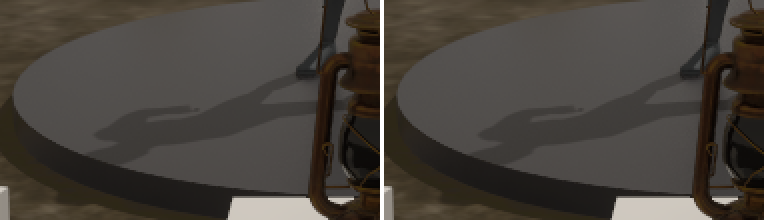
#> input picture ara-152/ara152-plinth.png, 764 x 220 px, given in place of nonrt-fixture-00.png, which was not available
$ python m7-sk1-report.py out.png
#> lines starting #> are read from the running program, lines starting #| are printed output that depends on the picture
"""Compose SK1's inspected frames and diagnostic chart from its retained JSON/PNGs."""
import json
from pathlib import Path
import statistics
import sys

import matplotlib
matplotlib.use("Agg")
import matplotlib.pyplot as plt
from PIL import Image, ImageDraw

out = Path(sys.argv[1] if len(sys.argv) > 1 else "D:/Coding/renderlab-work/m7-sk1/images")
frames = [out / f"{path}-{scene}-{frame:02}.png" for path in ("nonrt", "rt")
          for scene in ("fixture", "quarry") for frame in (0, 8, 16, 24, 31)]
width, height = 480, 270
sheet = Image.new("RGB", (width * 5, (height + 24) * 4), "#14171a")
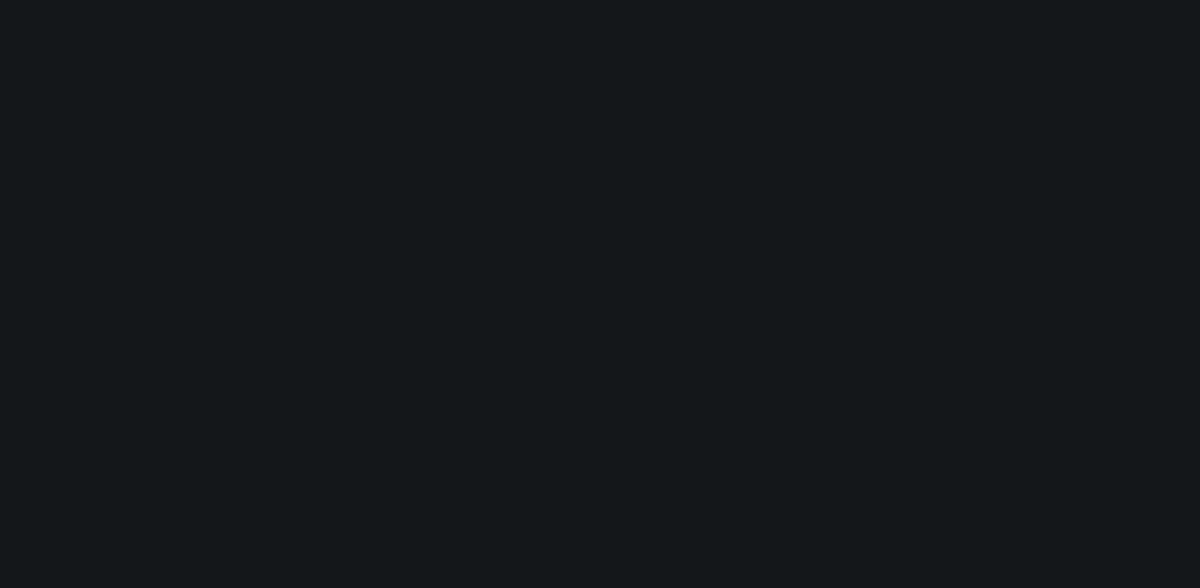
#> sheet: PIL image 2400x1176 RGB (shown at 1/2 size); mean R, G, B 20, 23, 26
draw = ImageDraw.Draw(sheet)
for index, path in enumerate(frames):
    x, y = index % 5 * width, index // 5 * (height + 24)
    sheet.paste(Image.open(path).convert("RGB").resize((width, height)), (x, y + 24))
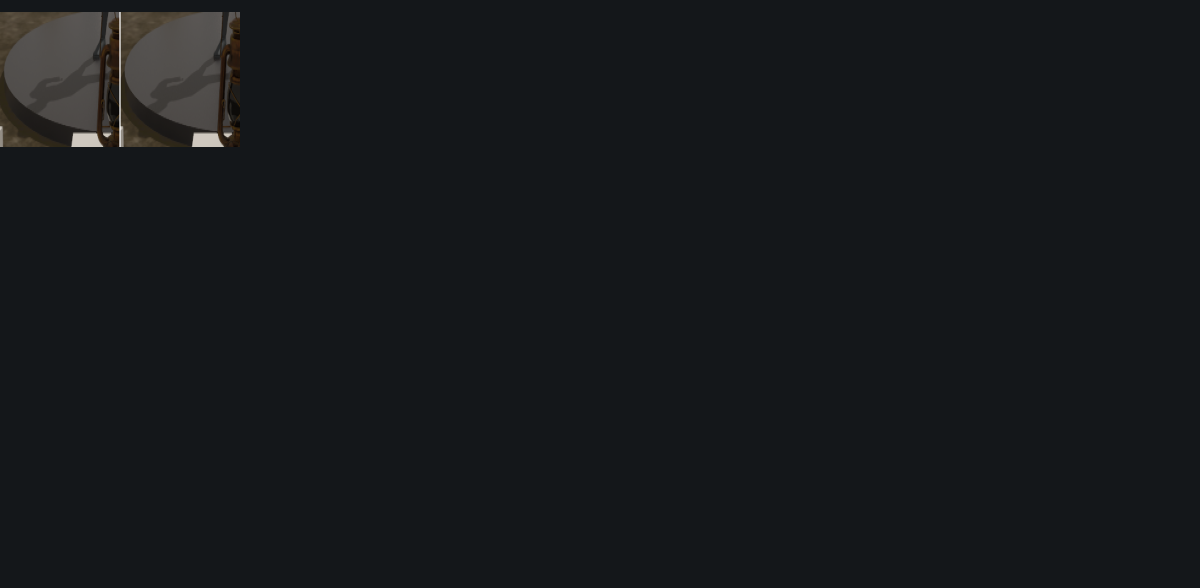
#> sheet: PIL image 2400x1176 RGB (shown at 1/2 size); mean R, G, B 22.4, 25, 27.6
    draw.text((x + 8, y + 5), path.stem, fill="white")
#> pass 2 of the loop `for index, path in enumerate(frames):`:
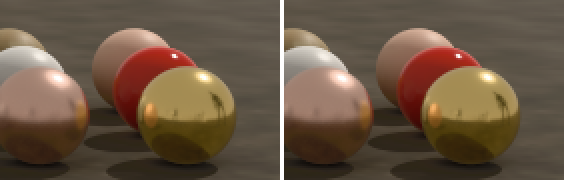
#> input picture ara-152/ara152-ball.png, 564 x 180 px, given in place of nonrt-fixture-08.png, which was not available
#> `sheet.paste(Image.open(path).convert("RGB").resize((width, height)), (..`:
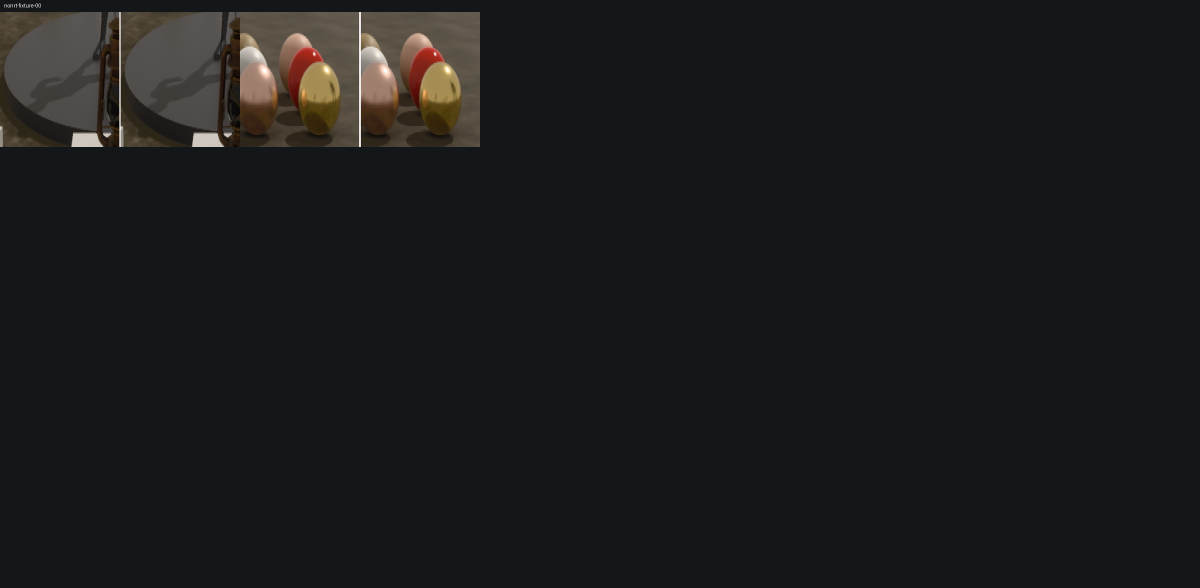
#> sheet: PIL image 2400x1176 RGB (shown at 1/2 size); mean R, G, B 26.3, 27.9, 29.5
#> (the run stopped early here; a loop or call above may not have finished)
